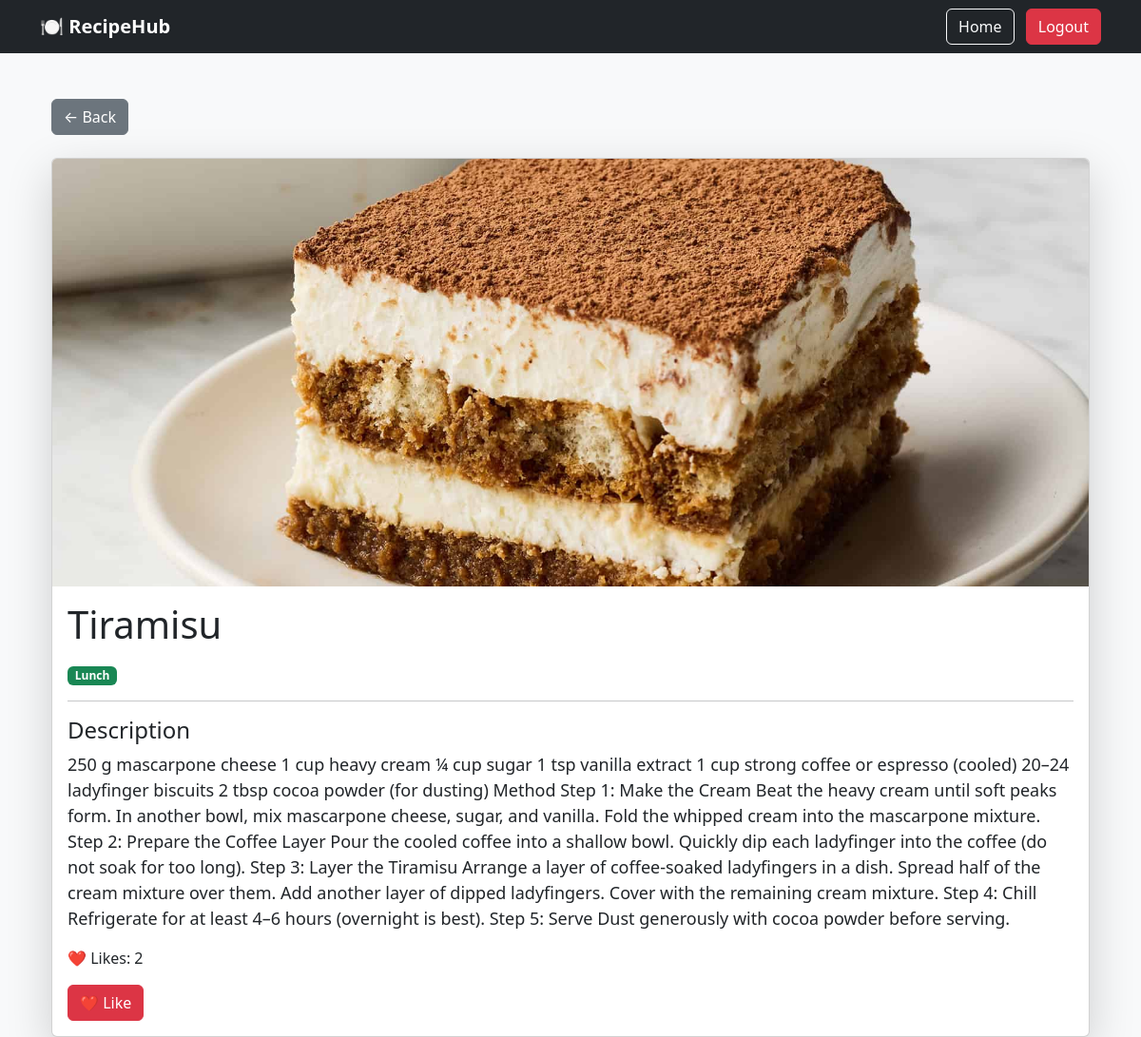
Page /recipe/9/ (signed in) on the committed database.
### vege/models.py (models this page shows, shortened)
class Receipe(models.Model):
    CATEGORY_CHOICES = (
        ('Breakfast', 'Breakfast'),
        ('Lunch', 'Lunch'),
        ('Dinner', 'Dinner'),
        ('Dessert', 'Dessert'),
    )
    user = models.ForeignKey(
        User,
        on_delete=models.CASCADE,
        null=True,
        blank=True
    )
    name = models.CharField(max_length=200)
    description = models.TextField()
    image = models.ImageField(
        upload_to='receipes/',
        blank=True,
        null=True
    )
    category = models.CharField(
        max_length=50,
        choices=CATEGORY_CHOICES,
        default='Lunch'
    )

### vege/views.py (the view)
@login_required(login_url='/accounts/login/')
def recipe_detail(request, id):
    recipe = get_object_or_404(Receipe, id=id)
    return render(
        request,
        "recipe_detail.html",
        {"recipe": recipe}
    )

### vege/templates/recipe_detail.html
{% extends "home/base.html" %}
{% block start %}
<div class="container mt-5">
    <a href="/home/" class="btn btn-secondary mb-4">
        ← Back
    </a>
    <div class="card shadow-lg">
        {% if recipe.image %}
            <img src="{{ recipe.image.url }}"
                 class="card-img-top"
                 style="height:450px;object-fit:cover;">
        {% endif %}
        <div class="card-body">
            <h1 class="mb-3">
                {{ recipe.name }}
            </h1>
            <span class="badge bg-success">
                {{ recipe.category }}
            </span>
            <hr>
            <h4>Description</h4>
            <p style="font-size:18px;">
                {{ recipe.description }}
            </p>
            <p>
                ❤️ Likes:
                {{ recipe.like_set.count }}
            </p>
            <a href="/like-recipe/{{ recipe.id }}/"
               class="btn btn-danger">
                ❤️ Like
            </a>
        </div>
    </div>
</div>
{% endblock %}

### rows in the picture
Receipe: image (picture), name "Tiramisu", category "Lunch", description "250 g mascarpone cheese 1 cup heavy cream ¼ cup sugar 1 tsp vanilla extract 1 cup strong coffee or espresso (cooled) 20–24 ladyfinger biscuits 2 tbsp cocoa powder (for dusting) Method Step 1: Make the Cream Beat the heavy cream until soft peaks form. In another bowl, mix mascarpone cheese, sugar, and vanilla. Fold the whipped cream into the mascarpone mixture. Step 2: Prepare the Coffee Layer Pour the cooled coffee into a shallow bowl. Quickly dip each ladyfinger into the coffee (do not soak for too long). Step 3: Layer the Tiramisu Arrange a layer of coffee-soaked ladyfingers in a dish. Spread half of the cream mixture over them. Add another layer of dipped ladyfingers. Cover with the…", like_set.count "2"
